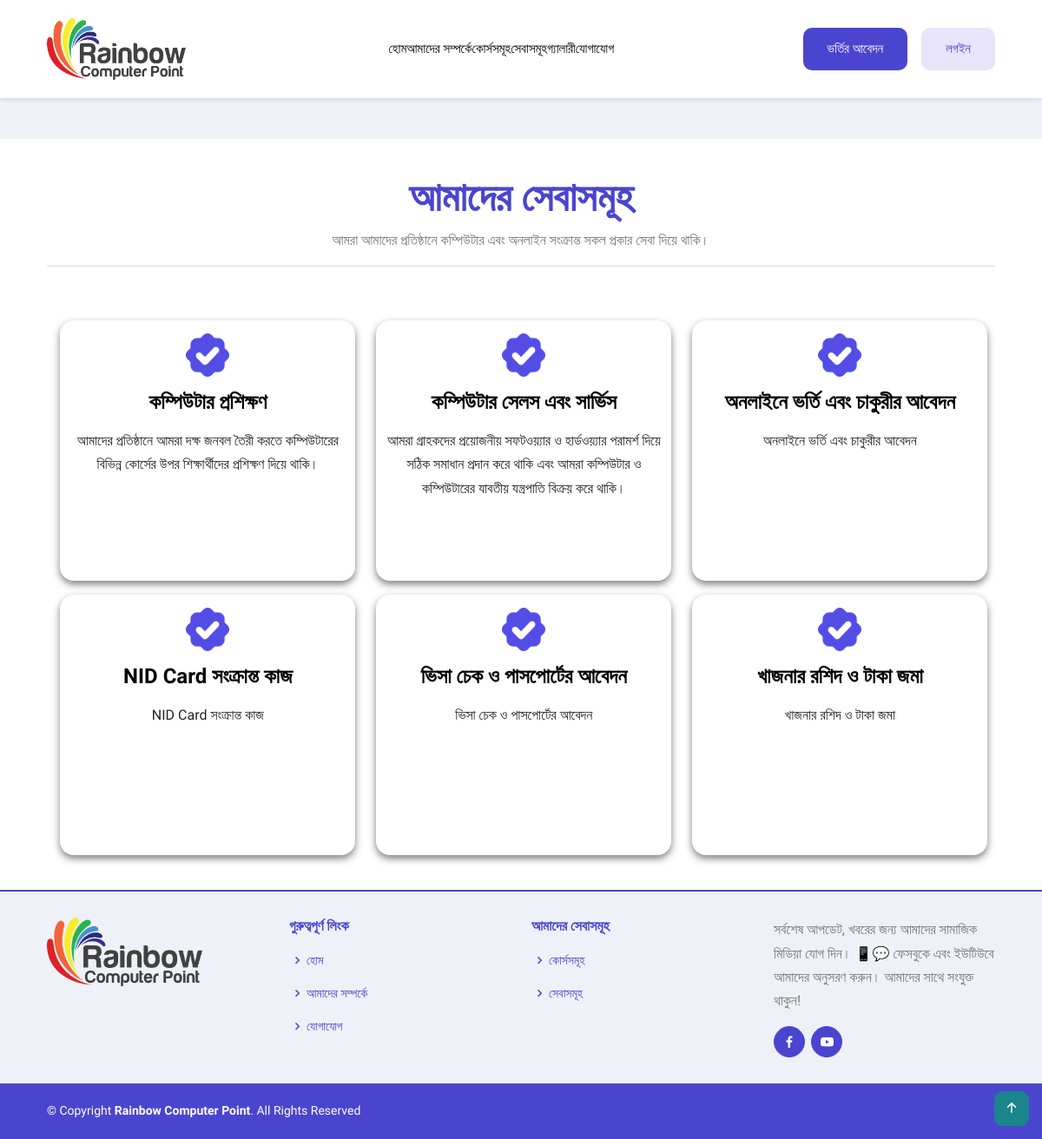
/servicePage/, run on the app's committed database.
### RainbowApp/models.py (models this page shows)
class ServiceInfoModel(models.Model):
    ServiceName = models.CharField(max_length=100)
    AboutService = models.TextField()

### RainbowProject/views.py (the view)
# urls.py: path('servicePage/',servicePage, name='servicePage'),
def servicePage(request):
    serviceData = ServiceInfoModel.objects.all()
    context = {
        'serviceData': serviceData,
    }
    return render(request,'ourservice/servicepage.html',context)

### template/ourservice/servicepage.html (shortened to what this page needs)
{% extends 'master/master.html' %}
{% block content %}
  <section class="about-section section position-relative overflow-hidden">
    <div class="container">
      <div class="row justify-content-center">
        <div class="section-title">
          <h1>আমাদের সেবাসমূহ</h1>
          <p>আমরা আমাদের প্রতিষ্ঠানে কম্পিউটার এবং অনলাইন সংক্রান্ত সকল প্রকার সেবা দিয়ে থাকি। </p>
          <hr>
        </div>
        <div class="row" id="service-cards-container">
          {% for i in serviceData %}
          <div class="col-lg-4">
            <div class="card card-item">
              <div class="card-body">
                <div class="rounded">
                  <img class="colored-box text-center h3" src="../static/images/icons/serviceicon.png" alt="Service Icon" width="30" height="30">
                  <h3 class="mb-3">{{i.ServiceName}}</h3>
                  <p>{{i.AboutService}}</p>
                </div>
              </div>
            </div>
          </div>
          {% endfor %}
        </div>
      </div>
    </div>
  </section>
{% endblock content %}

### data on the page
ServiceInfoModel: ServiceName "কম্পিউটার প্রশিক্ষণ", AboutService "আমাদের প্রতিষ্ঠানে আমরা দক্ষ জনবল তৈরী করতে কম্পিউটারের বিভিন্ন কোর্সের উপর শিক্ষার্থীদের প্রশিক্ষণ দিয়ে থাকি।"
ServiceInfoModel: ServiceName "কম্পিউটার সেলস এবং সার্ভিস", AboutService "আমরা গ্রাহকদের প্রয়োজনীয় সফটওয়্যার ও হার্ডওয়্যার পরামর্শ দিয়ে সঠিক সমাধান প্রদান করে থাকি এবং আমরা কম্পিউটার ও কম্পিউটারের যাবতীয় যন্ত্রপাতি বিক্রয় করে থাকি।"
ServiceInfoModel: ServiceName "অনলাইনে ভর্তি এবং চাকুরীর আবেদন", AboutService "অনলাইনে ভর্তি এবং চাকুরীর আবেদন"
ServiceInfoModel: ServiceName "NID Card সংক্রান্ত কাজ", AboutService "NID Card সংক্রান্ত কাজ"
ServiceInfoModel: ServiceName "ভিসা চেক ও পাসপোর্টের আবেদন", AboutService "ভিসা চেক ও পাসপোর্টের আবেদন"
ServiceInfoModel: ServiceName "খাজনার রশিদ ও টাকা জমা", AboutService "খাজনার রশিদ ও টাকা জমা"
